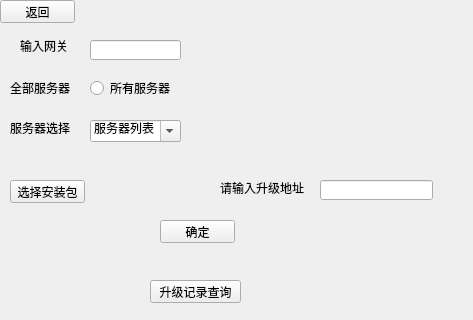
<?xml version="1.0" encoding="UTF-8"?>
<ui version="4.0">
 <class>wg_updata</class>
 <widget class="QWidget" name="wg_updata">
  <property name="geometry">
   <rect>
    <x>0</x>
    <y>0</y>
    <width>473</width>
    <height>320</height>
   </rect>
  </property>
  <property name="sizePolicy">
   <sizepolicy hsizetype="Fixed" vsizetype="Fixed">
    <horstretch>0</horstretch>
    <verstretch>0</verstretch>
   </sizepolicy>
  </property>
  <property name="windowTitle">
   <string>Form</string>
  </property>
  <widget class="QPushButton" name="Button_back">
   <property name="geometry">
    <rect>
     <x>0</x>
     <y>0</y>
     <width>75</width>
     <height>23</height>
    </rect>
   </property>
   <property name="text">
    <string>返回</string>
   </property>
  </widget>
  <widget class="QLabel" name="label_wg">
   <property name="geometry">
    <rect>
     <x>20</x>
     <y>40</y>
     <width>54</width>
     <height>12</height>
    </rect>
   </property>
   <property name="text">
    <string>输入网关</string>
   </property>
  </widget>
  <widget class="QLineEdit" name="line_wg">
   <property name="geometry">
    <rect>
     <x>90</x>
     <y>40</y>
     <width>91</width>
     <height>20</height>
    </rect>
   </property>
  </widget>
  <widget class="QLabel" name="label_allserver">
   <property name="geometry">
    <rect>
     <x>10</x>
     <y>80</y>
     <width>71</width>
     <height>16</height>
    </rect>
   </property>
   <property name="text">
    <string>全部服务器</string>
   </property>
  </widget>
  <widget class="QLabel" name="label_select">
   <property name="geometry">
    <rect>
     <x>10</x>
     <y>120</y>
     <width>71</width>
     <height>16</height>
    </rect>
   </property>
   <property name="text">
    <string>服务器选择</string>
   </property>
  </widget>
  <widget class="QRadioButton" name="radioButton">
   <property name="geometry">
    <rect>
     <x>90</x>
     <y>80</y>
     <width>89</width>
     <height>16</height>
    </rect>
   </property>
   <property name="text">
    <string>所有服务器</string>
   </property>
  </widget>
  <widget class="QComboBox" name="comboBox_servers">
   <property name="geometry">
    <rect>
     <x>90</x>
     <y>120</y>
     <width>91</width>
     <height>22</height>
    </rect>
   </property>
   <property name="editable">
    <bool>true</bool>
   </property>
   <property name="currentText">
    <string>服务器列表</string>
   </property>
  </widget>
  <widget class="QPushButton" name="Button_updata">
   <property name="geometry">
    <rect>
     <x>160</x>
     <y>220</y>
     <width>75</width>
     <height>23</height>
    </rect>
   </property>
   <property name="text">
    <string>确定</string>
   </property>
  </widget>
  <widget class="QPushButton" name="Button_find">
   <property name="geometry">
    <rect>
     <x>150</x>
     <y>280</y>
     <width>91</width>
     <height>23</height>
    </rect>
   </property>
   <property name="text">
    <string>升级记录查询</string>
   </property>
  </widget>
  <widget class="QPushButton" name="Button_switch_bag">
   <property name="geometry">
    <rect>
     <x>10</x>
     <y>180</y>
     <width>75</width>
     <height>23</height>
    </rect>
   </property>
   <property name="text">
    <string>选择安装包</string>
   </property>
  </widget>
  <widget class="QLabel" name="label_filename">
   <property name="geometry">
    <rect>
     <x>100</x>
     <y>180</y>
     <width>81</width>
     <height>16</height>
    </rect>
   </property>
   <property name="text">
    <string/>
   </property>
  </widget>
  <widget class="QLabel" name="label_adress">
   <property name="geometry">
    <rect>
     <x>220</x>
     <y>180</y>
     <width>91</width>
     <height>16</height>
    </rect>
   </property>
   <property name="text">
    <string>请输入升级地址</string>
   </property>
  </widget>
  <widget class="QLineEdit" name="line_address">
   <property name="geometry">
    <rect>
     <x>320</x>
     <y>180</y>
     <width>113</width>
     <height>20</height>
    </rect>
   </property>
  </widget>
 </widget>
 <resources/>
 <connections/>
</ui>
